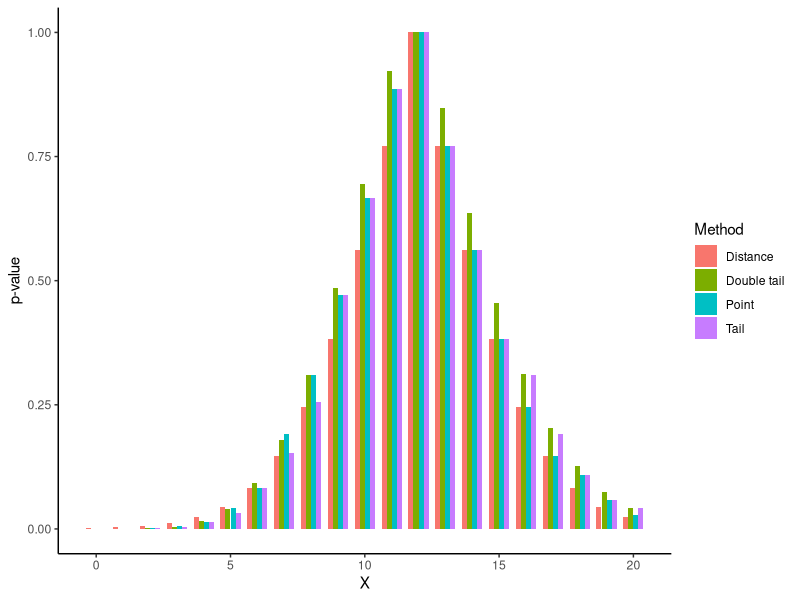
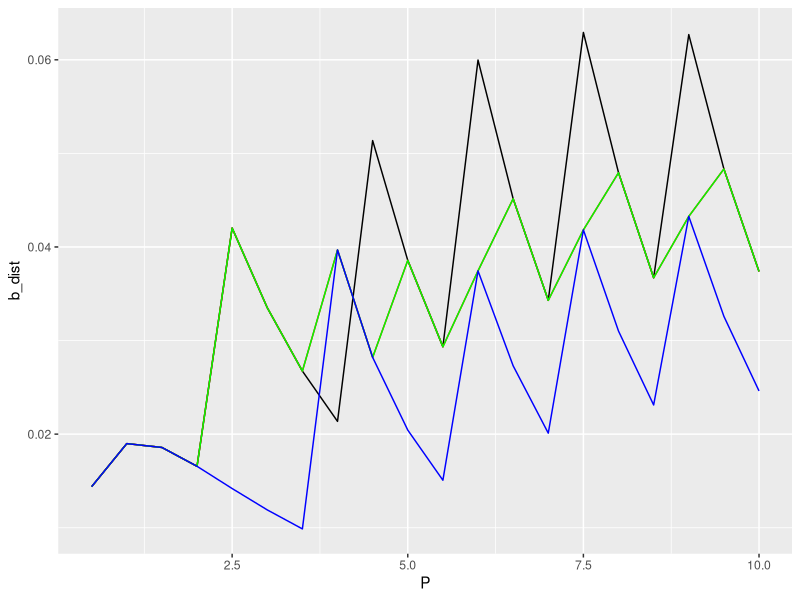

These charts were generated, in order, by the following R code:
## ---- chunk 1
library(ggplot2)
library(reshape2)
library(tidyverse)
## ---- chunk 2
dmodel <- function(x, mu){
  dpois(x, mu)
}

pmodel <- function(x, mu){
  ppois(x, mu)
}

## ---- chunk 3
p_val_a <- function(x, mu){
  pr_tail_l = pmodel(x, mu)
  ## Use 1 - tail prob but add point prob
  pr_tail_r = 1 - pr_tail_l + dmodel(x, mu)
  
  p_val = 2 * min(pr_tail_l, pr_tail_r, 1/2)
  p_val
}

p_val_b <- function(x, mu){
  # Implementation assumes a decreasing point probability P(X = x) for increasing x after the mean value has passed
  W_x = dmodel(x, mu)
  p_val = 1
  y = 0
  cond = TRUE
  while(cond){
    W_y = dmodel(y, mu)
    if(W_y > W_x){
      p_y = W_y
      p_val = p_val - p_y
    }
    else{
      less_than_mean = (y > mu)
      cond = !less_than_mean
    }
    # Preparing next round
    y = y +1
  }
  p_val
}

p_val_c <- function(x, mu){
  p_tail_l = pmodel(x, mu)
  p_tail_r = 1- p_tail_l + dmodel(x, mu)
  epsilon = 1e-8
  
  if (p_tail_l < p_tail_r + epsilon){
    # Since the right tail has infinite support we must suggest a low enough tail value
    y_sugg = ceiling(2*mu)
    sugg_tail = 1 - pmodel(y_sugg, mu) # this will give P(X > y), i.e. P(X geq y-1)
    while(sugg_tail > p_tail_l){
      y_sugg = ceiling(2*y_sugg)
      sugg_tail = 1 - pmodel(y_sugg, mu) # this will give P(X > y), i.e. P(X geq y-1)
    }
    # After a low enough value is reached we calculate the highest smaller right tail compared to the left tail
    right_tail = max_lower_tail(y_sugg, sugg_tail, p_tail_l, mu)
    p_val = p_tail_l + right_tail
  }
  else{
    # For a left tail we can start at 0 and find the highest smaller left tail
    left_tail = max_lower_tail(0, 0, p_tail_r, mu, left_tail = TRUE)
    p_val = p_tail_r +  left_tail
  }
  if(p_val > 1){ # If the distrbution is symmetric it will count the central event twice.
    return(1)
  }
  p_val
}

max_lower_tail <- function(y_next, tail_y, W_x, mu, left_tail = FALSE, epsilon = 1e-8){
  sugg = tail_y
  y = y_next
    while(sugg < W_x + epsilon){
      tail_y = sugg # Accept suggestion
      add = dmodel(y, mu) # Calculate new point mass to be added
      sugg = sugg + add # Propose new suggestion
      if(left_tail){
        y = y + 1
      }
      else{
        y = y - 1 
      }
    }
  tail_y
}

p_val_d <- function(x, mu) {
  exp_val = mu
  W_x = abs(x - mu)
  
  r = mu + W_x
  l = mu - W_x
  if(l < 1){
    p_val = 1 - ppois(r-1, mu)
    return(p_val)
  }
  p_val = 1 - ppois(r-1, mu) + ppois(l-1, mu)
  p_val
}

## ---- chunk 4
# Test functions for the tail method
p_val_a(3, 3)
p_val_a(5, 3)

p_val_b(3, 3)
p_val_b(5, 3)

print("____")
W_x = ppois(3, 5)

W_x

1- ppois(10, 5)

max_lower_tail(10, 1-ppois(10, 5), W_x, 5, left_tail = FALSE)

print("-----")
W_x = 1-ppois(7, 5)

W_x

ppois(0, 5)


max_lower_tail(1, ppois(0, 5), W_x, 5, left_tail = TRUE)

print("____")
## ---- chunk 5
p_val_c(3, 3)
p_val_c(5, 3)
## ---- chunk 6
p_val_d(3, 3)

p_val_d(5, 3)
## ---- chunk 7
comparison_p_vals <- function(mu, n){
  p_a = NULL
  p_b = NULL
  p_c = NULL
  p_d = NULL

  for(i in 0:n){
    p_a = c(p_a, p_val_a(i, mu))
    p_b = c(p_b, p_val_b(i, mu))
    p_c = c(p_c, p_val_c(i, mu))
    p_d = c(p_d, p_val_d(i, mu))
  }
  
  df <- data.frame(p_a, p_b, p_c, p_d)
  colnames(df) <- c("Double tail", "Point", "Tail", "Distance")  #Added zero width space for "Double tail" to be shown first in plot
  df["x_val"] <- 0:n
  
  df
}

df <- comparison_p_vals(12, 20)

df %>%
  pivot_longer(-x_val, names_to = "Method", values_to = "P") %>%
  ggplot(aes(x = x_val, y = P, fill = Method), xlab = "Method") +
  geom_bar(stat = "identity", width = .75, position = "dodge") + 
  theme_classic()+
  labs(x = "X", y = "p-value")
## ---- chunk 8
power_calc_poisson_null_hyp_true <- function(method, mu, a){
  power = 1
  n = ceiling(max(3*mu, mu^2)) # This is kind of dodgy
  for(x in 0:n){
    p_val = method(x, mu)
    if(p_val > a){
      power = power - dmodel(x, mu)
    }
  }
  power
}

power_calc_poisson_null_hyp_true(p_val_b, 10, .05)
## ---- chunk 9
compare_power_null_hyp_true <- function(P){
  b_double = NULL
  b_point = NULL
  b_tail = NULL
  b_dist = NULL

  for(p in P){
    # Calculate power
    power_double = power_calc_poisson_null_hyp_true(p_val_a, p, .05)
    power_point = power_calc_poisson_null_hyp_true(p_val_b, p, .05)
    power_tail = power_calc_poisson_null_hyp_true(p_val_c, p, .05)
    power_dist = power_calc_poisson_null_hyp_true(p_val_d, p, .05)
    
    # Add power to the list
    b_double = c(b_double, power_double)
    b_point = c(b_point, power_point)
    b_tail = c(b_tail, power_tail)
    b_dist = c(b_dist, power_dist)
  }

  df_power <- data.frame(P, b_double, b_point, b_tail, b_dist)
  df_power
}

N = 20
P = 10 *(1:N)/N

df_power_null_hyp <- compare_power_null_hyp_true(P)
## ---- chunk 10
ggplot(data = df_power_null_hyp)+
  geom_line(aes(x = P, y = b_dist))+
  geom_line(aes(x = P, y = b_point), color = "red")+
  geom_line(aes(x = P, y = b_tail), color = "green")+
  geom_line(aes(x = P, y = b_double), color = "blue")
## ---- chunk 11

